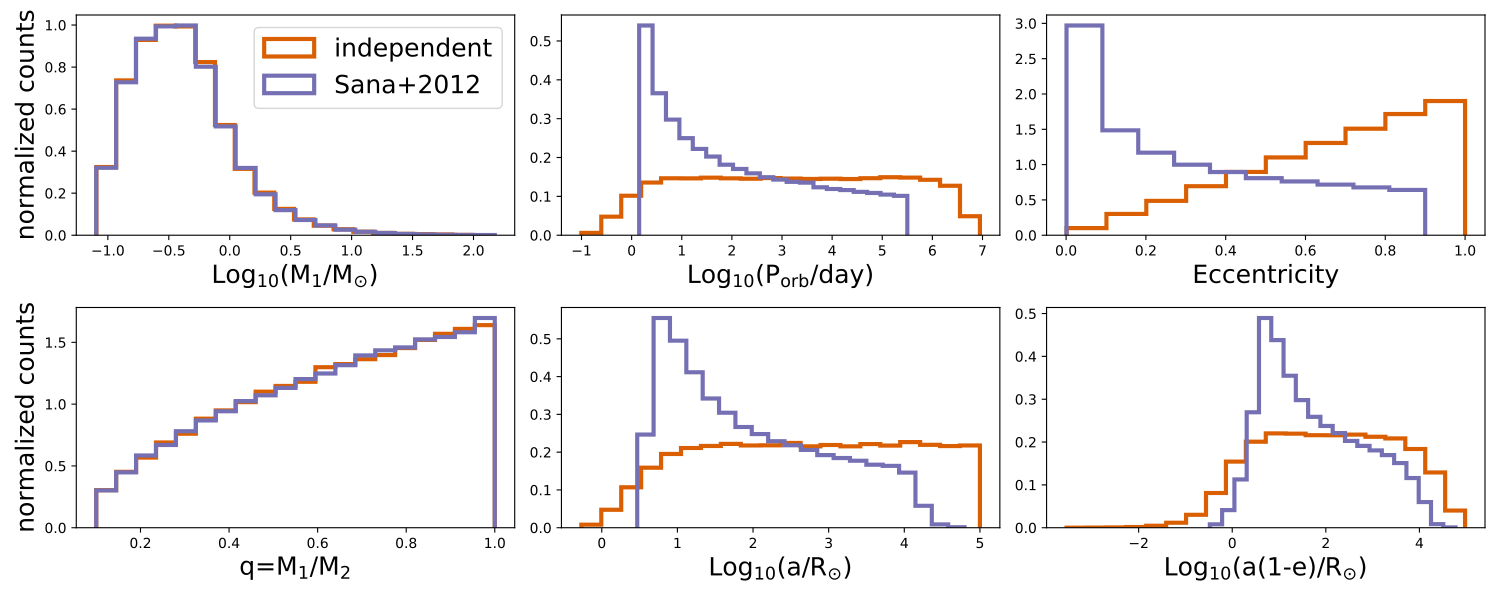

Write the Python code that produced this figure.
from cosmic.utils import a_from_p
from cosmic.sample.initialbinarytable import InitialBinaryTable
import pandas as pd
import numpy as np
import matplotlib.pyplot as plt
final_kstar = np.linspace(0,14,15)
colors = {'green' : '#1b9e77', 'purple' : '#d95f02', 'orange' : '#7570b3'}
initC_logP, m_sin_logP, m_bin_logP, n_sin_logP, n_bin_logP = InitialBinaryTable.sampler('independent',
                                                                                        final_kstar1=final_kstar,
                                                                                        final_kstar2=final_kstar,
                                                                                        binfrac_model=1.0,
                                                                                        primary_model='kroupa01',
                                                                                        ecc_model='thermal',
                                                                                        porb_model='log_uniform',
                                                                                        qmin=0.1,
                                                                                        SF_start=13700.0,
                                                                                        SF_duration=0.0,
                                                                                        met=0.02,
                                                                                        size=100000)
initC_Sana, m_sin_Sana, m_bin_Sana, n_sin_Sana, n_bin_Sana = InitialBinaryTable.sampler('independent',
                                                                                        final_kstar1=final_kstar,
                                                                                        final_kstar2=final_kstar,
                                                                                        binfrac_model=1.0,
                                                                                        primary_model='kroupa01',
                                                                                        ecc_model='sana12',
                                                                                        porb_model='sana12',
                                                                                        qmin=0.1,
                                                                                        SF_start=13700.0,
                                                                                        SF_duration=0.0,
                                                                                        met=0.02,
                                                                                        size=100000)
initC_logP['sep'] = a_from_p(p=initC_logP.porb, m1=initC_logP.mass_1, m2=initC_logP.mass_2)
initC_Sana['sep'] = a_from_p(p=initC_Sana.porb, m1=initC_Sana.mass_1, m2=initC_Sana.mass_2)
fig = plt.figure(figsize = (15,6))
ax1 = plt.subplot(231)
ax2 = plt.subplot(232)
ax3 = plt.subplot(233)
ax4 = plt.subplot(234)
ax5 = plt.subplot(235)
ax6 = plt.subplot(236)
ax1.hist(np.log10(initC_logP.mass_1), bins = 20, histtype='step', density=True,
         lw=3, color=colors['purple'], label='independent')
ax1.hist(np.log10(initC_Sana.mass_1), bins = 20, histtype='step', density=True,
         lw=3, color=colors['orange'], label='Sana+2012')
ax1.set_xlabel(r'Log$_{10}$(M$_1$/M$_{\odot}$)', size=18)
ax1.set_ylabel('normalized counts', size=18)
ax1.legend(prop={'size' : 18})
ax2.hist(np.log10(initC_logP.porb), bins = 20, histtype='step', density=True,
         lw=3, color=colors['purple'], label='independent')
ax2.hist(np.log10(initC_Sana.porb), bins = 20, histtype='step', density=True,
         lw=3, color=colors['orange'], label='Sana+2012')
ax2.set_xlabel(r'Log$_{10}$(P$_{\rm{orb}}$/day)', size=18)
ax3.hist(initC_logP.ecc, bins = 10, histtype='step', density=True,
         lw=3, color=colors['purple'], label='independent')
ax3.hist(initC_Sana.ecc, bins = 10, histtype='step', density=True,
         lw=3, color=colors['orange'], label='Sana+2012')
ax3.set_xlabel('Eccentricity', size=18)
ax4.hist(initC_logP.mass_2/initC_logP.mass_1, bins = 20, histtype='step', density=True,
         lw=3, color=colors['purple'], label='independent')
ax4.hist(initC_Sana.mass_2/initC_Sana.mass_1, bins = 20, histtype='step', density=True,
         lw=3, color=colors['orange'], label='Sana+2012')
ax4.set_xlabel(r'q=M$_1$/M$_2$', size=18)
ax4.set_ylabel('normalized counts', size=18)
ax5.hist(np.log10(initC_logP.sep), bins = 20, histtype='step', density=True,
         lw=3, color=colors['purple'], label='independent')
ax5.hist(np.log10(initC_Sana.sep), bins = 20, histtype='step', density=True,
         lw=3, color=colors['orange'], label='Sana+2012')
ax5.set_xlabel(r'Log$_{10}$(a/R$_{\odot}$)', size=18)
ax6.hist(np.log10(initC_logP.sep*(1-initC_logP.ecc)), bins = 20, histtype='step', density=True,
         lw=3, color=colors['purple'], label='independent')
ax6.hist(np.log10(initC_Sana.sep*(1-initC_Sana.ecc)), bins = 20, histtype='step', density=True,
         lw=3, color=colors['orange'], label='Sana+2012')
ax6.set_xlabel(r'Log$_{10}$(a(1-e)/R$_{\odot}$)', size=18)
fig.tight_layout()
fig.show()
